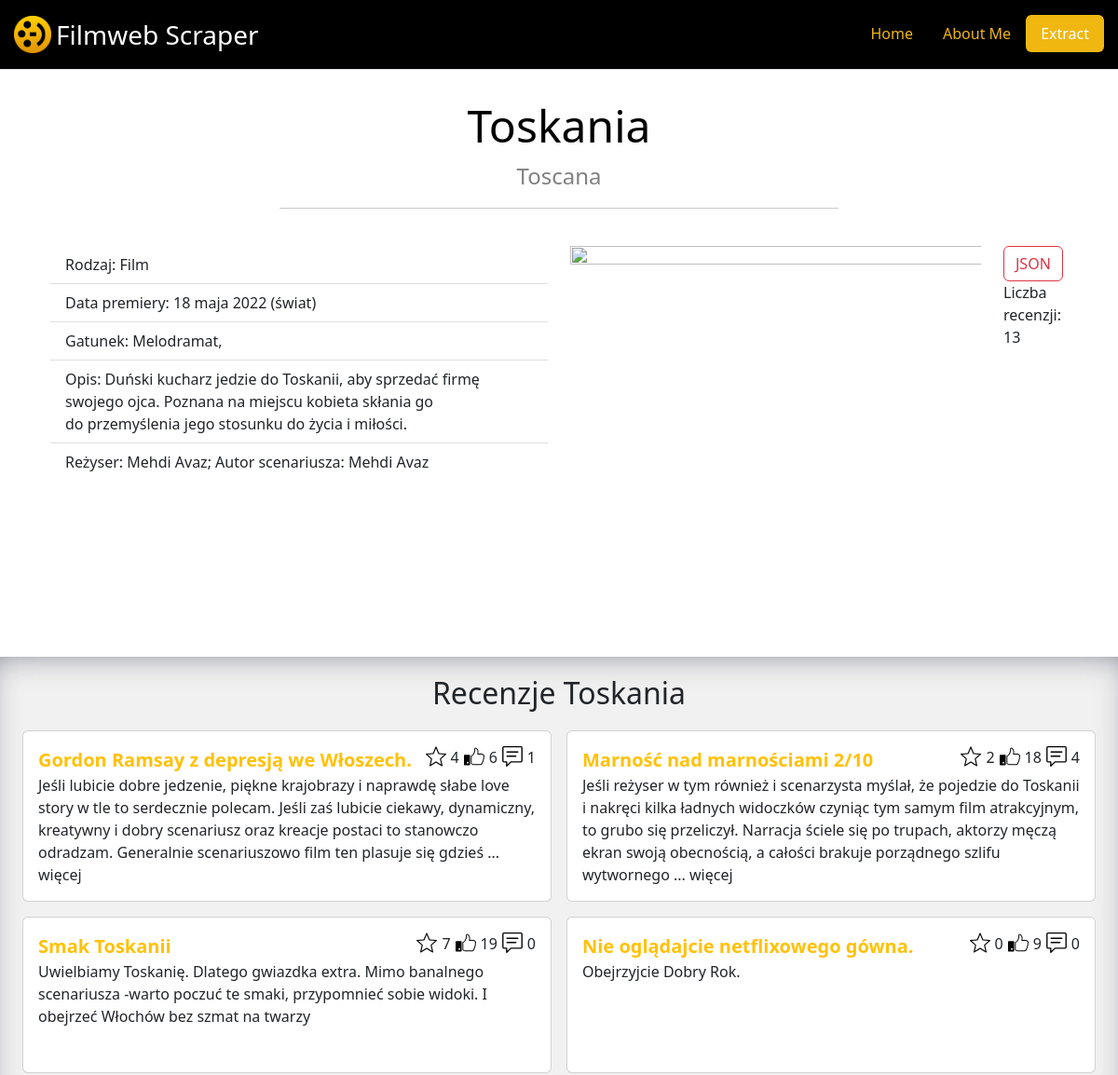
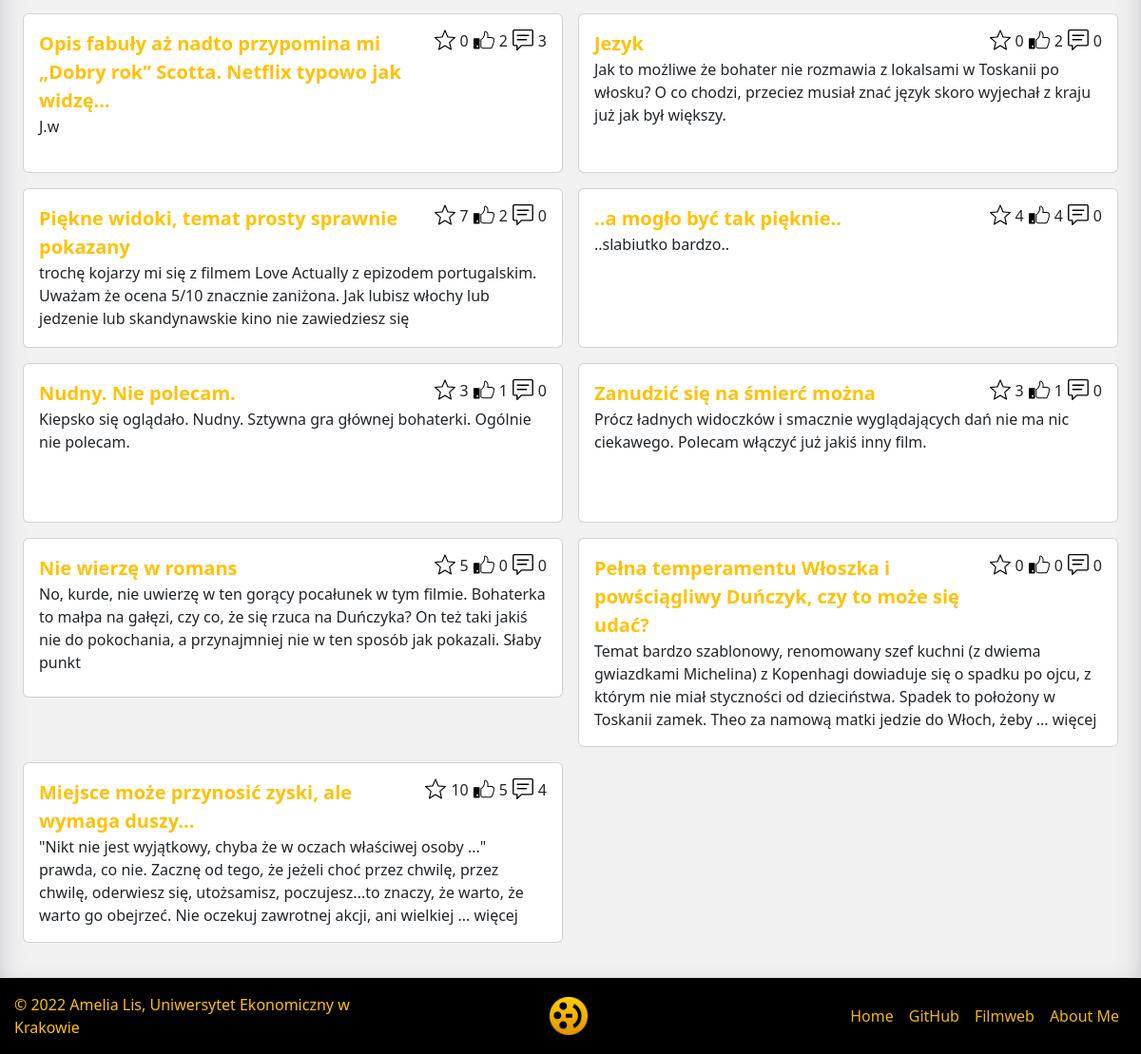
Screenshot of /information/10012459 with the database file from the repository (2 pictures, top to bottom).
### app.py (models this page shows)
class Filmweb(db.Model):
    id = db.Column(db.Integer,primary_key=True)
    url =db.Column(db.String(200),  nullable=False)
    id_url = db.Column(db.String(200), nullable=False)
    title_polish = db.Column(db.String(200), nullable=False)
    kind = db.Column(db.String(200), nullable=False)
    original_title = db.Column(db.String(200), nullable=False)
    release_date = db.Column(db.String(200), nullable=False)
    seasons = db.Column(db.String(200), nullable=False)
    genres = db.Column(db.String(200), nullable=False)
    description = db.Column(db.String(200), nullable=False)
    number_of_public_rating = db.Column(db.String(200), nullable=False)
    critics = db.Column(db.String(200), nullable=False)
    director = db.Column(db.String(200), nullable=False)
    creators = db.Column(db.String(200), nullable=False)
    scriptwriter = db.Column(db.String(200), nullable=False)
    actorsArray = db.Column(db.String(200), nullable=False)
    allOpinions = db.Column(db.String(200), nullable=False)

### app.py (the view)
@app.route("/information/<int:id_url>")
def information(id_url):
    all_movies = Filmweb.query.all()
    for movie in all_movies:
        if movie.id_url == str(id_url):
            allOpinions = ast.literal_eval(movie.allOpinions)
            genres = string_to_array(movie.genres)
            if movie.kind == "Film":
                information1 = "Data premiery: " + movie.release_date
                information2 = "Reżyser: " + movie.director + "; Autor scenariusza: " + movie.scriptwriter
            else:
                information1 = "Liczba sezonów: " + movie.seasons
                information2 = "Twórcy: " + movie.creators
            return render_template("information.html.jinja", movie=movie, image_url = f'/plots/{id_url}_stars.png', allOpinions = allOpinions, genres = genres, information1 = information1, information2= information2)
    return render_template("index.html.jinja")

### app.py (called while the page is built)
def string_to_array(string):
    return string.split(",")

### templates/information.html.jinja
{% extends "base.html.jinja" %}
{% block content%}
<div class="post-heading text-center">
    <a href='{{movie.url}}' target="_blank" style="color: black; text-decoration: none; font-size: 3em">{{movie["title_polish"]}}</a>
        <div style="font-size: 1.5em; color:grey">{{movie["original_title"]}}</div>
        <hr class="w-50 mx-auto pb-4">
</div>
<div class="container">
    <div class="row d-flex justify-content-center mx-auto">
        <div class="col-6">
            <ul class="list-group list-group-flush">
                <li class="list-group-item">Rodzaj: {{movie["kind"]}}</li>
                <li class="list-group-item">{{information1}}</li>
                <li class="list-group-item">Gatunek: {{movie.genres}}</li>
                <li class="list-group-item">Opis: {{movie["description"]}}</li>
                <li class="list-group-item">{{information2}}</li>
            </ul>
        </div>
        <div class="col-5">
            <img src="{{url_for('static', filename=image_url)}}" width="600px" height="600px" class="img-fluid text-center">
        </div>
        <div class="col-1">
        <a href="/get_json/{{movie['id_url']}}" target = "_blank" class="btn btn-outline-danger">JSON</a>
        <p> Liczba recenzji: {{allOpinions|length}} </p>
        </div>
    </div>
</div>
<div>
<section style="background: rgb(241,241,241); box-shadow: inset 0px 11px 42px -23px rgba(66, 68, 90, 1); padding:20px 20px 20px 20px; min-height:70vh"  class="text-dark text-center">
    <div class="container-fluid mx-auto" style="width: 700px;">
        <h2 style="margin-bottom: 5px">Recenzje {{movie.title_polish}}</h2>
    </div>
    <div class="row p-2">
        {% for opinion in allOpinions  %}
        <div class="col-sm-6 p-2">
            <div class="card" style="min-height:168px">
                <div class="card-body">
                    <div style="display:flex; flex-direction: row; justify-content: space-between; gap:5px">
                        <div style="text-align: left"><a target = "_blank" href='{{opinion["opinion_url"]}}' style="font-weight: bold; font-size: 20px; text-decoration: none; text-align: left" class="card-title text-warning">{{opinion["title"]}}</a></div>
                        <div style="display: flex; flex-wrap: nowrap; gap: 5px">
                            <img src="{{url_for('static', filename='star-empty.svg')}}" width="22px" height="22px">
                            {{opinion["stars"]}}
                            <img src="{{url_for('static', filename='like.svg')}}" width="22px" height="22px">
                            {{opinion["likes"]}}
                            <img src="{{url_for('static', filename='comment.svg')}}" width="22px" height="22px">
                            {{opinion["comments"]}}
                        </div>
                    </div>
                    <div style="text-align: left">
                        <p class="card-text">{{opinion["review"]}}</p>
                    </div>
                </div>
            </div>
        </div>
        {% endfor %}
    </div>
</section>
</div>
{% endblock content%}

### rows the page displays
Filmweb: title_polish "Toskania", original_title "Toscana", kind "Film", genres "Melodramat,", description "Duński kucharz jedzie do Toskanii, aby sprzedać firmę swojego ojca. Poznana na miejscu kobieta skłania go do przemyślenia jego stosunku do życia i miłości."

### other values shown
{{ information1 }} "Data premiery: 18 maja 2022 (świat)"
{{ information2 }} "Reżyser: Mehdi Avaz; Autor scenariusza: Mehdi Avaz"
{{ allOpinions|length }} "13"
{{ opinion["title"] }} "Gordon Ramsay z depresją we Włoszech." "Marność nad marnościami 2/10" "Smak Toskanii" "Nie oglądajcie netflixowego gówna." "Opis fabuły aż nadto przypomina mi „Dobry rok” Scotta. Netflix typowo jak widzę…" "Jezyk" "Piękne widoki, temat prosty sprawnie pokazany" "..a mogło być tak pięknie.." "Nudny. Nie polecam." "Zanudzić się na śmierć można" "Nie wierzę w romans" "Pełna temperamentu Włoszka i powściągliwy Duńczyk, czy to może się udać?" "Miejsce może przynosić zyski, ale wymaga duszy..."
{{ opinion["stars"] }} "4" "2" "7" "0" "0" "0" "7" "4" "3" "3" "5" "0" "10"
{{ opinion["likes"] }} "6" "18" "19" "9" "2" "2" "2" "4" "1" "1" "0" "0" "5"
{{ opinion["comments"] }} "1" "4" "0" "0" "3" "0" "0" "0" "0" "0" "0" "0" "4"
{{ opinion["review"] }} "Uwielbiamy Toskanię. Dlatego gwiazdka extra. Mimo banalnego scenariusza -warto poczuć te smaki, przypomnieć sobie widoki. I obejrzeć Włochów bez szmat na twarzy" "Obejrzyjcie Dobry Rok." "J.w" "Jak to możliwe że bohater nie rozmawia z lokalsami w Toskanii po włosku? O co chodzi, przeciez musiał znać język skoro wyjechał z kraju już jak był większy." "trochę kojarzy mi się z filmem Love Actually z epizodem portugalskim. Uważam że ocena 5/10 znacznie zaniżona. Jak lubisz włochy lub jedzenie lub skandynawskie kino nie zawiedziesz się" "..slabiutko bardzo.." "Kiepsko się oglądało. Nudny. Sztywna gra głównej bohaterki. Ogólnie nie polecam." "Prócz ładnych widoczków i smacznie wyglądających dań nie ma nic ciekawego. Polecam włączyć już jakiś inny film."
